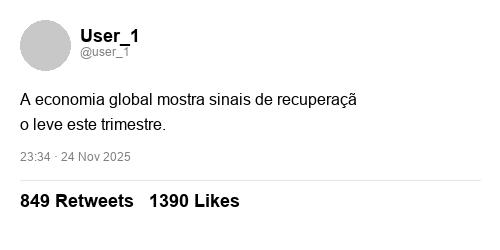
#> input picture data/raw/authentic/auth_00001.jpg, 500 x 250 px
$ python -i preprocessing.py   (imports and definitions only)
#> lines starting #> are read from the running program, lines starting #| are printed output that depends on the picture
#> in pipeline_preprocess, img is the input picture: shape (250, 500, 3); min 0, max 255, mean 247.2
import os
import cv2
import numpy as np
import torchvision.transforms as transforms
from pathlib import Path

# --- Updated Data Augmentation ---
def get_transforms(mode='train'):
    if mode == 'train':
        return transforms.Compose([
            transforms.Resize((224, 224)),
            # Removed HorizontalFlip because it mirrors text, making it unreadable/unnatural for OCR-like tasks
            # transforms.RandomHorizontalFlip(),

            # Geometric distortions (simulate bad screenshots/photos)
            transforms.RandomRotation(degrees=5),
            transforms.RandomPerspective(distortion_scale=0.2, p=0.3),

            # Visual distortions (simulate compression/lighting)
            transforms.ColorJitter(brightness=0.2, contrast=0.2, saturation=0.2, hue=0.05),
            transforms.RandomGrayscale(p=0.1),
            transforms.GaussianBlur(kernel_size=3, sigma=(0.1, 2.0)),

            transforms.ToTensor(),
            transforms.Normalize(mean=[0.485, 0.456, 0.406], std=[0.229, 0.224, 0.225]),

            # Add noise (optional, custom lambda if needed, but GaussianBlur helps)
        ])
    else:
        return transforms.Compose([
            transforms.Resize((224, 224)),
            transforms.ToTensor(),
            transforms.Normalize(mean=[0.485, 0.456, 0.406], std=[0.229, 0.224, 0.225])
        ])

# --- Existing Helpers Preserved ---

def normalize_intensity(img):
    """
    Normaliza a intensidade dos pixels usando Min-Max scaling para 0-255.
    Melhora o contraste linearmente.
    """
    return cv2.normalize(img, None, 0, 255, cv2.NORM_MINMAX).astype(np.uint8)

def equalize_histogram(img):
    """
    Aplica equalização de histograma.
    Se colorida, converte para YUV e equaliza o canal Y (luminância).
    """
    if len(img.shape) == 2: # Grayscale
        return cv2.equalizeHist(img)

    # Convert to YUV
    img_yuv = cv2.cvtColor(img, cv2.COLOR_RGB2YUV)
#> img_yuv: shape (250, 500, 3); mean of channels 0, 1, 2 246.5, 128, 128
    # Equalize the histogram of the Y channel
    img_yuv[:,:,0] = cv2.equalizeHist(img_yuv[:,:,0])
#> img_yuv: shape (250, 500, 3); mean of channels 0, 1, 2 216.1, 128, 128
    # Convert the YUV image back to RGB format
    return cv2.cvtColor(img_yuv, cv2.COLOR_YUV2RGB)
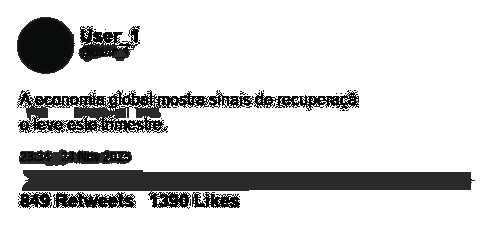
#> returned value: shape (250, 500, 3); mean R, G, B 216, 216.1, 216.1

def denoise(img):
    """
    Remove ruído usando Fast Non-Local Means Denoising.
    """
    # h: parameter deciding filter strength. Higher h means better denoising but also more detail removal
    return cv2.fastNlMeansDenoisingColored(img, None, 10, 10, 7, 21)

def resize_keep_aspect(img, target_size):
    """
    Redimensiona a imagem mantendo a proporção e aplicando padding (letterbox).
    target_size: (width, height)
    """
#> called with target_size = (224, 224)
    h, w = img.shape[:2]
#> h = 250; w = 500
    target_w, target_h = target_size

    # Calcula scale
    scale = min(target_w/w, target_h/h)
#> scale = 0.448
    new_w, new_h = int(w*scale), int(h*scale)
#> new_w = 224; new_h = 112

    # Resize
    resized = cv2.resize(img, (new_w, new_h), interpolation=cv2.INTER_AREA)
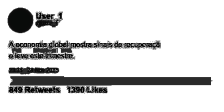
#> resized: shape (112, 224, 3); mean R, G, B 216, 216.1, 216

    # Canvas preta
    canvas = np.zeros((target_h, target_w, 3), dtype=np.uint8)

    # Centralizar
    x_offset = (target_w - new_w) // 2
#> x_offset = 0
    y_offset = (target_h - new_h) // 2
#> y_offset = 56

    canvas[y_offset:y_offset+new_h, x_offset:x_offset+new_w] = resized
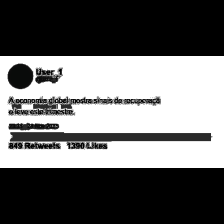
#> canvas: shape (224, 224, 3); mean R, G, B 108, 108, 108
    return canvas

def pipeline_preprocess(path_or_array, output_dir="data/processed", output_name=None):
    """
    Pipeline completo: Leitura -> RGB -> Denoise -> Equalização -> Normalização -> Resize -> Salvar.
    """
    os.makedirs(output_dir, exist_ok=True)

    filename = output_name if output_name else "processed_image.jpg"

    # 1. Leitura e Conversão
    if isinstance(path_or_array, (str, Path)):
        img = cv2.imread(str(path_or_array))
        if img is None:
            raise FileNotFoundError(f"Could not read image: {path_or_array}")
        img = cv2.cvtColor(img, cv2.COLOR_BGR2RGB)
        if not output_name:
            filename = os.path.basename(path_or_array)
    elif isinstance(path_or_array, np.ndarray):
        img = path_or_array
        # Se for BGR (comum no OpenCV), assumimos que quem passa array já tratou ou sabe.
        # Mas por segurança, se vier do cv2.imread externo, é BGR.
        # Aqui assumimos entrada RGB se for array, ou responsabilidade do caller.
        # Vamos assumir RGB para consistência interna.
    else:
        raise ValueError("Input must be file path or numpy array")

    # 2. Denoise
    img = denoise(img)

    # 3. Equalização
    img = equalize_histogram(img)

    # 4. Normalização
    img = normalize_intensity(img)

    # 5. Resize (Padronização para o modelo)
    img = resize_keep_aspect(img, (224, 224))

    # 6. Gravação
    save_path = os.path.join(output_dir, filename)
    # Converter para BGR para salvar com OpenCV
    cv2.imwrite(save_path, cv2.cvtColor(img, cv2.COLOR_RGB2BGR))

    return save_path, img

>>> result = pipeline_preprocess('../data/raw/authentic/auth_00001.jpg')

$ run again, on data/raw/authentic/auth_00003.jpg
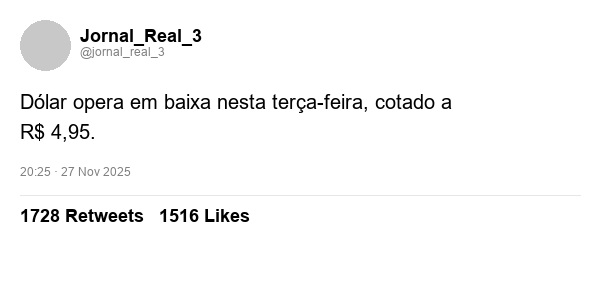
#> input picture data/raw/authentic/auth_00003.jpg, 600 x 300 px
#> in pipeline_preprocess, img is the input picture: shape (300, 600, 3); min 0, max 255, mean 248.4
#> in resize_keep_aspect, `resized = cv2.resize(img, (new_w, new_h), interpolation=cv2.INTER_AREA)`:
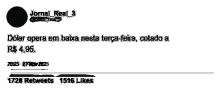
#> resized: shape (112, 224, 3); mean R, G, B 235.8, 235.8, 235.8
#> in resize_keep_aspect, `canvas[y_offset:y_offset+new_h, x_offset:x_offset+new_w] = resized`:
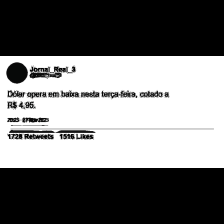
#> canvas: shape (224, 224, 3); mean R, G, B 117.9, 117.9, 117.9

$ run again, on data/raw/authentic/auth_00004.jpg
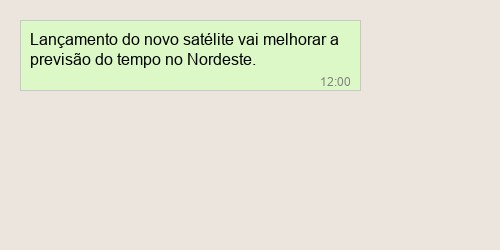
#> input picture data/raw/authentic/auth_00004.jpg, 500 x 250 px
#> in pipeline_preprocess, img is the input picture: shape (250, 500, 3); mean B, G, R 214, 228.8, 229.7
#> in resize_keep_aspect, `resized = cv2.resize(img, (new_w, new_h), interpolation=cv2.INTER_AREA)`:
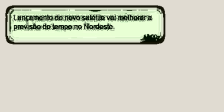
#> resized: shape (112, 224, 3); mean R, G, B 208.5, 208.8, 193.6
#> in resize_keep_aspect, `canvas[y_offset:y_offset+new_h, x_offset:x_offset+new_w] = resized`:
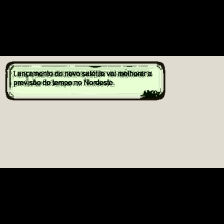
#> canvas: shape (224, 224, 3); mean R, G, B 104.2, 104.4, 96.8

$ run again, on data/raw/authentic/auth_00005.jpg
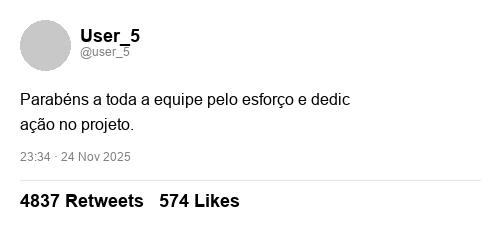
#> input picture data/raw/authentic/auth_00005.jpg, 500 x 250 px
#> in pipeline_preprocess, img is the input picture: shape (250, 500, 3); min 0, max 255, mean 247.5
#> in resize_keep_aspect, `resized = cv2.resize(img, (new_w, new_h), interpolation=cv2.INTER_AREA)`:
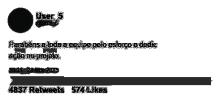
#> resized: shape (112, 224, 3); mean R, G, B 217.3, 217.4, 217.4
#> in resize_keep_aspect, `canvas[y_offset:y_offset+new_h, x_offset:x_offset+new_w] = resized`:
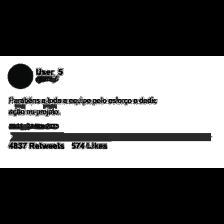
#> canvas: shape (224, 224, 3); mean R, G, B 108.7, 108.7, 108.7
